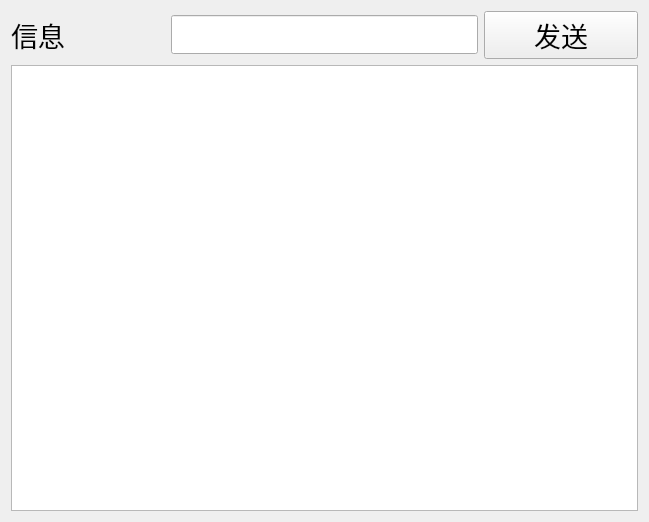
<?xml version="1.0" encoding="UTF-8"?>
<ui version="4.0">
 <class>Widget</class>
 <widget class="QWidget" name="Widget">
  <property name="geometry">
   <rect>
    <x>0</x>
    <y>0</y>
    <width>649</width>
    <height>522</height>
   </rect>
  </property>
  <property name="font">
   <font>
    <pointsize>20</pointsize>
   </font>
  </property>
  <property name="windowTitle">
   <string>Widget</string>
  </property>
  <layout class="QGridLayout" name="gridLayout">
   <item row="0" column="0">
    <widget class="QLabel" name="labelInfo">
     <property name="text">
      <string>信息</string>
     </property>
    </widget>
   </item>
   <item row="1" column="0" colspan="4">
    <widget class="QTextEdit" name="textEditRecevice"/>
   </item>
   <item row="0" column="3">
    <widget class="QPushButton" name="btnSend">
     <property name="text">
      <string>发送</string>
     </property>
    </widget>
   </item>
   <item row="0" column="1" colspan="2">
    <widget class="QLineEdit" name="lineEditMessage"/>
   </item>
  </layout>
 </widget>
 <resources/>
 <connections/>
</ui>
